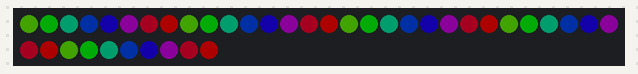
The sketch below on a simulated Arduino Uno, built with avr-gcc and run on an emulated ATmega328P. On the bench: 40 RGB LEDs in strip order, left to right, continuing on the next row. Dim RGB values are drawn brighter than linear.

Above: at 0.01 s.
At 0.75 s:
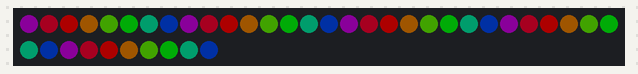

Measured:
- by itself, everything shown: repeats every 0.48 s, in 9 steps

The sketch:

Challenge.ino
```cpp
#include <Adafruit_NeoPixel.h>
#ifdef __AVR__
#include <avr/power.h>
#endif

#define SHIELD_PIN 13
#define MAX_PIXELS 40

int colorMode = 1;

Adafruit_NeoPixel pixels = Adafruit_NeoPixel(MAX_PIXELS, SHIELD_PIN, NEO_GRB + NEO_KHZ800);

void setup() {
  // put your setup code here, to run once:
  pixels.begin();
  pixels.show();
  Serial.begin(9600);
}

void loop() {
  // put your main code here, to run repeatedly:
  pixels.setBrightness(50);
  int tmpColorMode = colorMode;
  for (int i=0; i<8; i++) {
    tmpColorMode += 1;
    if (tmpColorMode > 8) {
      tmpColorMode = 0;
    }
    for (int j=0; j<5; j++) {
      int pixNum = (j*8) + i;
      pixels.setPixelColor(pixNum, colorNum((tmpColorMode * 30) & 255));
    }

  }
  colorMode += 1;
  if (colorMode > 8) {
    colorMode = 0;
  }
  pixels.show();
  delay(50);
}

uint32_t colorNum(int colorPos) {
  colorPos = 255 - colorPos;
  if(colorPos < 85) {
    return pixels.Color(255 - colorPos * 3, 0, colorPos * 3);
  }
  if(colorPos < 170) {
    colorPos -= 85;
    return pixels.Color(0, colorPos * 3, 255 - colorPos * 3);
  }
  colorPos -= 170;
  return pixels.Color(colorPos * 3, 255 - colorPos * 3, 0);
}
```
